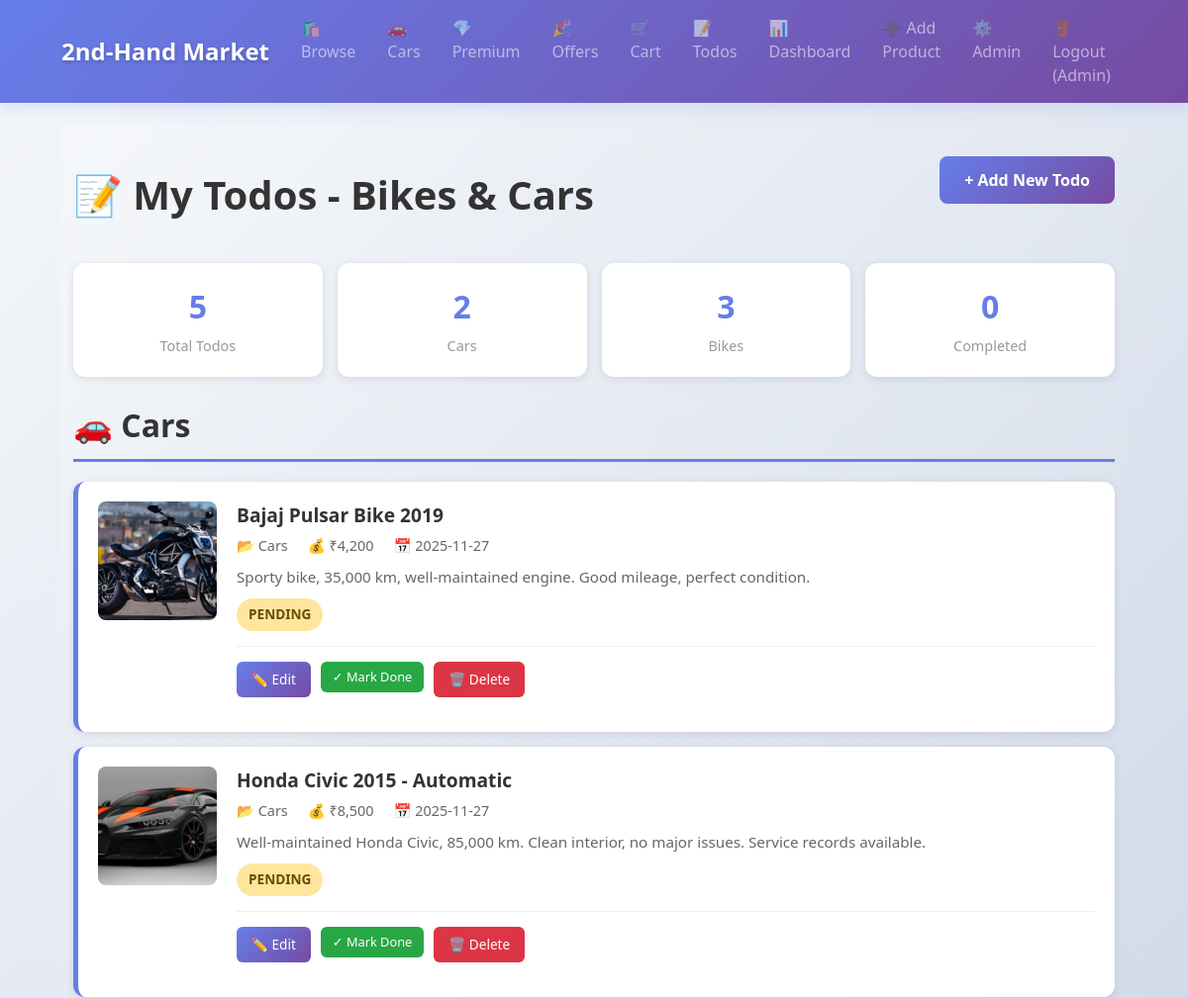
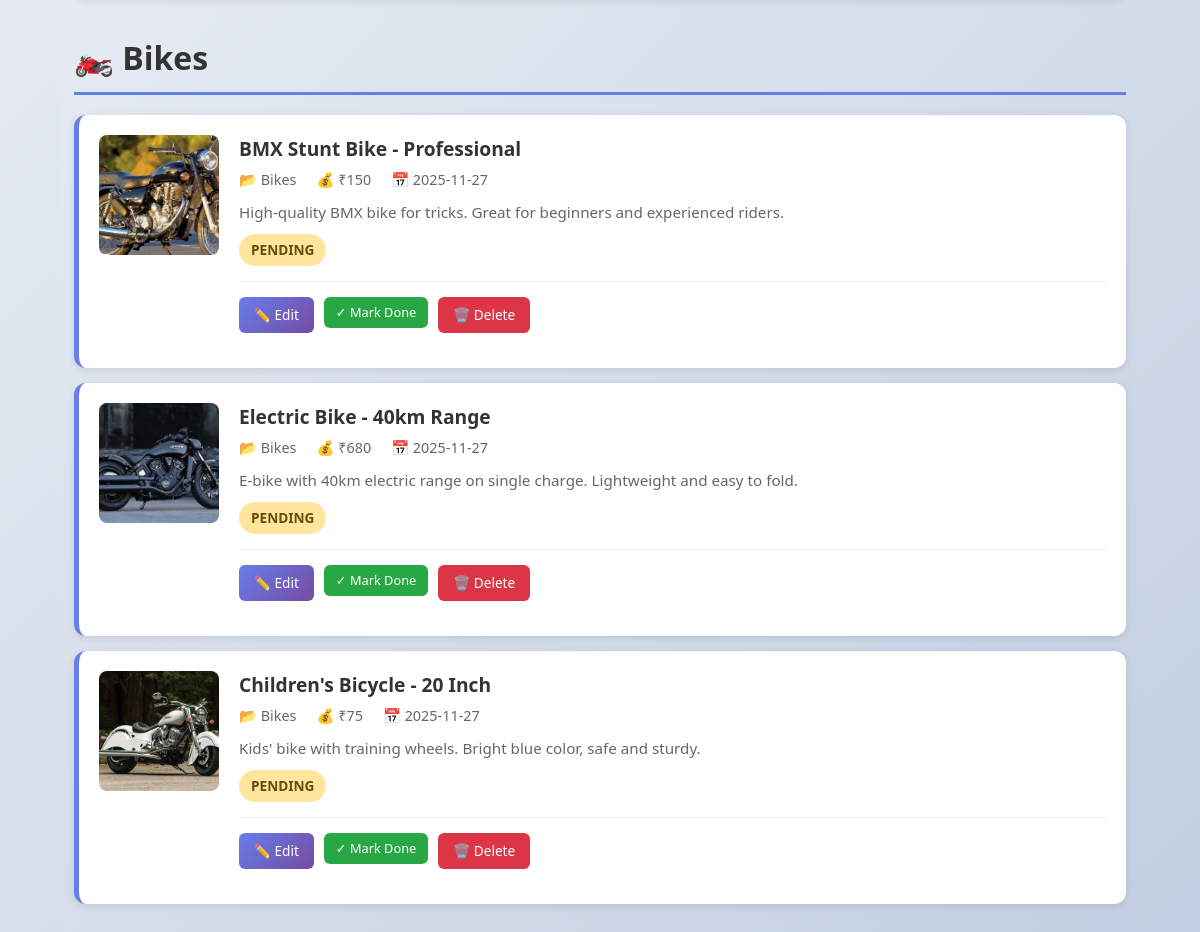
Page /todos (signed in) on the committed database (2 pictures, top to bottom).
### tables this page shows
CREATE TABLE todos (
                id INTEGER PRIMARY KEY AUTOINCREMENT,
                user_id INTEGER,
                title TEXT NOT NULL,
                category TEXT NOT NULL,
                item_type TEXT NOT NULL,
                price REAL,
                description TEXT,
                image_path TEXT,
                status TEXT DEFAULT 'pending',
                created_on TEXT,
                updated_on TEXT, product_id INTEGER,
                FOREIGN KEY(user_id) REFERENCES users(id)
            );

### app.py (the view)
@app.route("/todos")
@login_required
def todos_list():
    conn = get_db_connection()
    todos = conn.execute(
        "SELECT * FROM todos WHERE user_id = ? ORDER BY created_on DESC LIMIT 5",
        (session["user_id"],)
    ).fetchall()
    conn.close()
    bikes = [t for t in todos if t['item_type'] == 'Bike']
    cars = [t for t in todos if t['item_type'] == 'Car']
    return render_template("todos.html", todos=todos, bikes=bikes, cars=cars)

### app.py (called while the page is built)
def get_db_connection():
    conn = sqlite3.connect(DB_PATH)
    conn.row_factory = sqlite3.Row
    return conn

def login_required(f):
    @wraps(f)
    def decorated(*args, **kwargs):
        if "user_id" not in session:
            flash("Please log in to access this page.", "warning")
            return redirect(url_for("login"))
        return f(*args, **kwargs)
    return decorated

### templates/todos.html (shortened to what this page needs)
{% extends "base.html" %}
{% block content %}
<div class="todos-container">
    <div class="container">
        <div style="display: flex; justify-content: space-between; align-items: center; margin-bottom: 30px;">
            <h1 style="margin: 0; color: #333; font-weight: 700;">📝 My Todos - Bikes & Cars</h1>
            <a href="{{ url_for('add_todo') }}" class="add-todo-btn">+ Add New Todo</a>
        </div>
        <div class="stats-cards">
            <div class="stat-card">
                <div class="stat-number">{{ todos|length }}</div>
                <div class="stat-label">Total Todos</div>
            </div>
            <div class="stat-card">
                <div class="stat-number">{{ cars|length }}</div>
                <div class="stat-label">Cars</div>
            </div>
            <div class="stat-card">
                <div class="stat-number">{{ bikes|length }}</div>
                <div class="stat-label">Bikes</div>
            </div>
            <div class="stat-card">
                <div class="stat-number">{{ todos|selectattr('status', 'equalto', 'completed')|list|length }}</div>
                <div class="stat-label">Completed</div>
            </div>
        </div>
        <h2 class="section-header">🚗 Cars</h2>
        {% if cars %}
            {% for todo in cars %}
                <div class="todo-card {% if todo.status == 'completed' %}completed{% endif %} {% if todo.status == 'in-progress' %}in-progress{% endif %}">
                    <div class="todo-header">
                        {% if todo.image_path %}
                            <img src="/{{ todo.image_path }}" alt="{{ todo.title }}" class="todo-image">
                        {% else %}
                            <div class="todo-image" style="background: #f0f0f0; display: flex; align-items: center; justify-content: center; color: #999;">
                                📷 No Image
                            </div>
                        {% endif %}
                        <div class="todo-info">
                            <div class="todo-title">{{ todo.title }}</div>
                            <div class="todo-meta">
                                <span>📂 {{ todo.category or 'Uncategorized' }}</span>
                                <span>💰 ₹{{ "{:,.0f}".format(todo.price) if todo.price else 'N/A' }}</span>
                                <span>📅 {{ todo.created_on[:10] if todo.created_on else 'N/A' }}</span>
                            </div>
                            {% if todo.description %}
                                <p style="margin: 10px 0 0 0; color: #666; font-size: 0.95rem;">{{ todo.description[:150] }}{% if todo.description|length > 150 %}...{% endif %}</p>
                            {% endif %}
                            <div style="margin-top: 10px;">
                                <span class="status-badge status-{{ todo.status }}">{{ todo.status|upper }}</span>
                            </div>
                            <div class="todo-actions">
                                <a href="{{ url_for('edit_todo', todo_id=todo.id) }}" class="btn-sm btn-edit">✏️ Edit</a>
                                {% if todo.status != 'completed' %}
                                    <form method="POST" action="{{ url_for('update_todo_status', todo_id=todo.id, status='completed') }}" style="display: inline;">
                                        <button type="submit" class="btn-sm btn-status">✓ Mark Done</button>
                                    </form>
                                {% endif %}
                                <form method="POST" action="{{ url_for('delete_todo', todo_id=todo.id) }}" style="display: inline;" onsubmit="return confirm('Delete this todo?');">
                                    <button type="submit" class="btn-sm btn-delete">🗑️ Delete</button>
                                </form>
                            </div>
                        </div>
                    </div>
                </div>
            {% endfor %}
        {% else %}
            <div class="empty-state">
                <div class="empty-state-icon">🚗</div>
                <p>No car todos yet. <a href="{{ url_for('add_todo') }}" style="color: #667eea; text-decoration: none; font-weight: 600;">Add one now!</a></p>
            </div>
        {% endif %}
        <h2 class="section-header" style="margin-top: 40px;">🏍️ Bikes</h2>
        {% if bikes %}
            {% for todo in bikes %}
                <div class="todo-card {% if todo.status == 'completed' %}completed{% endif %} {% if todo.status == 'in-progress' %}in-progress{% endif %}">
                    <div class="todo-header">
                        {% if todo.image_path %}
                            <img src="/{{ todo.image_path }}" alt="{{ todo.title }}" class="todo-image">
                        {% else %}
                            <div class="todo-image" style="background: #f0f0f0; display: flex; align-items: center; justify-content: center; color: #999;">
                                📷 No Image
                            </div>
                        {% endif %}
                        <div class="todo-info">
                            <div class="todo-title">{{ todo.title }}</div>
                            <div class="todo-meta">
                                <span>📂 {{ todo.category or 'Uncategorized' }}</span>
                                <span>💰 ₹{{ "{:,.0f}".format(todo.price) if todo.price else 'N/A' }}</span>
                                <span>📅 {{ todo.created_on[:10] if todo.created_on else 'N/A' }}</span>
                            </div>
                            {% if todo.description %}
                                <p style="margin: 10px 0 0 0; color: #666; font-size: 0.95rem;">{{ todo.description[:150] }}{% if todo.description|length > 150 %}...{% endif %}</p>
                            {% endif %}
                            <div style="margin-top: 10px;">
                                <span class="status-badge status-{{ todo.status }}">{{ todo.status|upper }}</span>
                            </div>
                            <div class="todo-actions">
                                <a href="{{ url_for('edit_todo', todo_id=todo.id) }}" class="btn-sm btn-edit">✏️ Edit</a>
                                {% if todo.status != 'completed' %}
                                    <form method="POST" action="{{ url_for('update_todo_status', todo_id=todo.id, status='completed') }}" style="display: inline;">
                                        <button type="submit" class="btn-sm btn-status">✓ Mark Done</button>
                                    </form>
                                {% endif %}
                                <form method="POST" action="{{ url_for('delete_todo', todo_id=todo.id) }}" style="display: inline;" onsubmit="return confirm('Delete this todo?');">
                                    <button type="submit" class="btn-sm btn-delete">🗑️ Delete</button>
                                </form>
                            </div>
                        </div>
                    </div>
                </div>
            {% endfor %}
        {% else %}
            <div class="empty-state">
                <div class="empty-state-icon">🏍️</div>
                <p>No bike todos yet. <a href="{{ url_for('add_todo') }}" style="color: #667eea; text-decoration: none; font-weight: 600;">Add one now!</a></p>
            </div>
        {% endif %}
    </div>
</div>
{% endblock %}

### staticc/style.css (style rules this page uses)
:root { --primary-gradient: linear-gradient(135deg, #667eea 0%, #764ba2 100%); --secondary-gradient: linear-gradient(135deg, #f093fb 0%, #f5576c 100%); --success-gradient: linear-gradient(135deg, #11998e 0%, #38ef7d 100%); --warning-gradient: linear-gradient(135deg, #fa709a 0%, #fee140 100%); }
body { background: linear-gradient(135deg, #f5f7fa 0%, #c3cfe2 100%); color: #333; min-height: 100vh; font-family: 'Segoe UI', Tahoma, Geneva, Verdana, sans-serif; }
.container { max-width: 1100px; }

### templates/todos.html (style rules this page uses)
.todos-container { background: linear-gradient(135deg, #f5f7fa 0%, #c3cfe2 100%); min-height: 100vh; padding: 30px 0; }
.section-header { font-weight: 700; margin-top: 30px; margin-bottom: 20px; padding-bottom: 15px; border-bottom: 3px solid #667eea; color: #333; }
.todo-card { background: white; border-radius: 12px; padding: 20px; margin-bottom: 15px; box-shadow: 0 2px 8px rgba(0,0,0,0.1); transition: all 0.3s ease; border-left: 5px solid #667eea; }
.todo-image { width: 120px; height: 120px; object-fit: cover; border-radius: 8px; margin-bottom: 15px; }
.todo-header { display: flex; gap: 20px; margin-bottom: 15px; }
.todo-info { flex: 1; }
.todo-title { font-size: 1.2rem; font-weight: 600; color: #333; margin-bottom: 5px; }
.todo-meta { display: flex; gap: 20px; font-size: 0.9rem; color: #666; margin-bottom: 10px; }
.todo-meta span { display: flex; align-items: center; gap: 5px; }
.status-badge { display: inline-block; padding: 6px 12px; border-radius: 20px; font-size: 0.85rem; font-weight: 600; margin-right: 10px; }
.status-pending { background: #ffe69c; color: #664d03; }
.todo-actions { display: flex; gap: 10px; margin-top: 15px; padding-top: 15px; border-top: 1px solid #eee; }
.btn-sm { padding: 8px 15px; font-size: 0.85rem; border: none; border-radius: 6px; cursor: pointer; transition: all 0.3s ease; text-decoration: none; display: inline-block; }
.btn-edit { background: linear-gradient(135deg, #667eea 0%, #764ba2 100%); color: white; }
.btn-delete { background: #dc3545; color: white; }
.btn-status { background: #28a745; color: white; font-size: 0.8rem; padding: 6px 12px; }
.add-todo-btn { background: linear-gradient(135deg, #667eea 0%, #764ba2 100%); color: white; padding: 12px 25px; border: none; border-radius: 8px; font-weight: 600; cursor: pointer; text-decoration: none; display: inline-block; margin-bottom: 30px; }
.stats-cards { display: grid; grid-template-columns: repeat(auto-fit, minmax(200px, 1fr)); gap: 15px; margin-bottom: 30px; }
.stat-card { background: white; padding: 20px; border-radius: 12px; text-align: center; box-shadow: 0 2px 8px rgba(0,0,0,0.1); }
.stat-number { font-size: 2rem; font-weight: 700; color: #667eea; }
.stat-label { color: #999; font-size: 0.9rem; margin-top: 5px; }

### rows in the picture
todos: image_path (picture), title "Bajaj Pulsar Bike 2019", category "Cars", price "4,200", created_on "2025-11-27", description "Sporty bike, 35,000 km, well-maintained engine. Good mileage, perfect condition.", status "PENDING"
todos: image_path (picture), title "Honda Civic 2015 - Automatic", category "Cars", price "8,500", created_on "2025-11-27", description "Well-maintained Honda Civic, 85,000 km. Clean interior, no major issues. Service records available.", status "PENDING"
todos: image_path (picture), title "BMX Stunt Bike - Professional", category "Bikes", price "150", created_on "2025-11-27", description "High-quality BMX bike for tricks. Great for beginners and experienced riders.", status "PENDING"
todos: image_path (picture), title "Electric Bike - 40km Range", category "Bikes", price "680", created_on "2025-11-27", description "E-bike with 40km electric range on single charge. Lightweight and easy to fold.", status "PENDING"
todos: image_path (picture), title "Children's Bicycle - 20 Inch", category "Bikes", price "75", created_on "2025-11-27", description "Kids' bike with training wheels. Bright blue color, safe and sturdy.", status "PENDING"

### other values in the picture
{{ session.get('user_name') }} "Admin"
{{ todos|length }} "5"
{{ cars|length }} "2"
{{ bikes|length }} "3"
{{ todos|selectattr('status', 'equalto', 'completed')|list|length }} "0"
